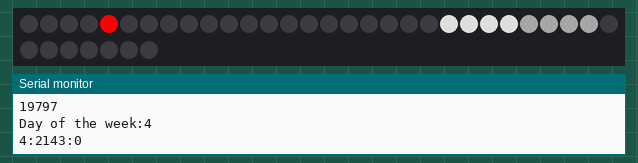
Simulated run of this sketch. Board: Arduino Uno, built with avr-gcc and run on an emulated ATmega328P. On the bench: 37 RGB LEDs in strip order, left to right, continuing on the next row, the last lines printed to the serial monitor. The local clock reads 2024-03-15 10:24:30 at power-on unless the sketch sets it.

Above: at 4.2 s.
At 5.8 s:
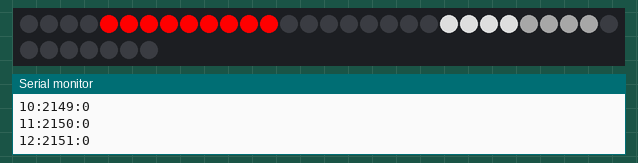
At 7.4 s:
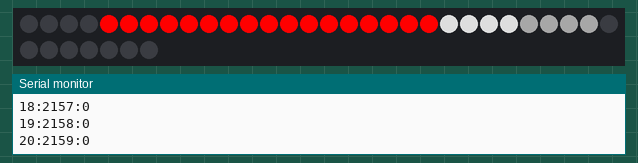

The sketch:

projet_bernadette.ino
```cpp
#include <FastLED.h>
#include <Wire.h>
#include "RTClib.h"

//LED strip definition
#define LED_PIN     5
#define NUM_LEDS_TYPES    21
#define BRIGHTNESS  255
#define LED_TYPE    WS2811
#define COLOR_ORDER GRB
#define NUM_LEDS_MOON 16

#define AVERAGE_TIME_BETWEEN_TWO_NEW_MOONS 2551442

#define SCHEDULE_START_DAY 17658


DateTime RECORDED_NEW_MOON = DateTime(2018, 01, 17, 03, 18, 18);

CRGB leds[NUM_LEDS_TYPES+NUM_LEDS_MOON];
RTC_DS1307 RTC;

enum MoonCycleLEDs{
  RIGHT, MID_RIGHT,MID_LEFT,LEFT
};

enum TypeDuJour {
  FRUIT,
  FEUILLE,
  RACINE,
  FLEUR,
  NOEUD
};

TypeDuJour typeDuJour[365] =
{
  //AOUT
  FEUILLE,
  FEUILLE,
  FEUILLE,
  FRUIT,
  RACINE,
  RACINE,
  RACINE,
  FLEUR,
  FLEUR,
  NOEUD,
  FRUIT,
  FRUIT,
  FRUIT,
  RACINE,
  RACINE,
  FLEUR,
  FLEUR,
  FLEUR,
  FEUILLE,
  FEUILLE,
  FRUIT,
  FRUIT,
  NOEUD,
  NOEUD,
  RACINE,
  FLEUR,
  FLEUR,
  FEUILLE,
  FEUILLE,
  FEUILLE,
  FEUILLE,
  //SEPTEMBRE
  FRUIT,
  RACINE,
  RACINE,
  RACINE,
  FLEUR,
  NOEUD,
  NOEUD,
  FRUIT,
  FRUIT,
  RACINE,
  RACINE,
  RACINE,
  FLEUR,
  FLEUR,
  FEUILLE,
  FEUILLE,
  FRUIT,
  FRUIT,
  FRUIT,
  NOEUD,
  RACINE,
  RACINE,
  FLEUR,
  FLEUR,
  FEUILLE,
  FEUILLE,
  FEUILLE,
  FRUIT,
  RACINE,
  RACINE,
  //OCTOBRE
  RACINE,
  FLEUR,
  FLEUR,
  NOEUD,
  NOEUD,
  FRUIT,
  FRUIT,
  RACINE,
  RACINE,
  RACINE,
  FLEUR,
  FLEUR,
  FEUILLE,
  FEUILLE,
  FRUIT,
  FRUIT,
  NOEUD,
  RACINE,
  RACINE,
  FLEUR,
  FLEUR,
  FEUILLE,
  FEUILLE,
  FEUILLE,
  FEUILLE,
  FRUIT,
  RACINE,
  RACINE,
  RACINE,
  FLEUR,
  NOEUD,
  //NOVEMBRE
  FEUILLE,
  FRUIT,
  FRUIT,
  RACINE,
  RACINE,
  RACINE,
  FLEUR,
  FLEUR,
  FEUILLE,
  FEUILLE,
  FRUIT,
  FRUIT,
  NOEUD,
  NOEUD,
  RACINE,
  FLEUR,
  FLEUR,
  FLEUR,
  FLEUR,
  FEUILLE,
  FEUILLE,
  FRUIT,
  RACINE,
  RACINE,
  RACINE,
  NOEUD,
  NOEUD,
  FEUILLE,
  FRUIT,
  FRUIT,
  //DECEMBRE
  RACINE,
  RACINE,
  RACINE,
  RACINE,
  FLEUR,
  FEUILLE,
  FEUILLE,
  FRUIT,
  FRUIT,
  NOEUD,
  RACINE,
  NOEUD,
  FLEUR,
  FLEUR,
  FLEUR,
  FEUILLE,
  FEUILLE,
  FEUILLE,
  FEUILLE,
  RACINE,
  RACINE,
  RACINE,
  FLEUR,
  NOEUD,
  FEUILLE,
  FRUIT,
  FRUIT,
  FRUIT,
  RACINE,
  RACINE,
  RACINE,
};

void displayMoonCycleBasedOnRatio(int ratioProgressBetweenTwoMoons)
{
  if(ratioProgressBetweenTwoMoons < 50)
  {
    setMoonLight(RIGHT, constrain(map(ratioProgressBetweenTwoMoons, 0,25,0,255),0,255));
    setMoonLight(MID_RIGHT, constrain(map(ratioProgressBetweenTwoMoons, 10,40,0,255),0,255));
    setMoonLight(MID_LEFT, constrain(map(ratioProgressBetweenTwoMoons, 35,50,0,255),0,255));
    setMoonLight(LEFT, constrain(map(ratioProgressBetweenTwoMoons, 45,50,0,255),0,255));
  }
  else
  {
    setMoonLight(RIGHT, constrain(map(ratioProgressBetweenTwoMoons, 50,55,255,0),0,255));
    setMoonLight(MID_RIGHT, constrain(map(ratioProgressBetweenTwoMoons, 50,65,255,0),0,255));
    setMoonLight(MID_LEFT, constrain(map(ratioProgressBetweenTwoMoons,60,90,255,0),0,255));
    setMoonLight(LEFT, constrain(map(ratioProgressBetweenTwoMoons, 75,100,255,0),0,255));
  }
}

void displayMoonCycle(DateTime now)
{
  DateTime lastNewMoon = RECORDED_NEW_MOON;

  while(lastNewMoon.unixtime() < now.unixtime())
  {
    DateTime tmp = DateTime(lastNewMoon.unixtime()+AVERAGE_TIME_BETWEEN_TWO_NEW_MOONS);
    if(tmp.unixtime() >= now.unixtime())
      break;
    lastNewMoon= tmp;
  }

  Serial.println("Recorded new moon:");
   Serial.println(String(lastNewMoon.day())+"/"+String(lastNewMoon.month())+
  "/"+String(lastNewMoon.year())+" "+String(lastNewMoon.hour())+":"+String(lastNewMoon.minute())+":"+String(lastNewMoon.second())
  );


  //the progress is marked between 0 and 100
  int ratioProgressBetweenTwoMoons =
  (now.unixtime()*100 - lastNewMoon.unixtime()*100) / AVERAGE_TIME_BETWEEN_TWO_NEW_MOONS;
  Serial.println("Ratio progress between two new moons:"+String(ratioProgressBetweenTwoMoons));

  for(int i = 0 ; i < ratioProgressBetweenTwoMoons ; i ++)
  {
    displayMoonCycleBasedOnRatio(i);
    delay(40);
  }
}


void errorMode()
{
      while(true){
      for(int i = 0; i <NUM_LEDS_TYPES ; i++)
        leds[i] = CRGB::White;
      FastLED.show();
      delay(1000);

       for(int i = 0; i <NUM_LEDS_TYPES ; i++)
        leds[i] = CRGB::Black;
      FastLED.show();
      delay(1000);
  }
}
bool rtcOffline = false;

void setupRTC()
{
  Wire.begin();
  Serial.println("Wire.begin ok");
  RTC.begin();
  Serial.println("RTC.begin ok");

  if (! RTC.isrunning()) {
    rtcOffline = true;
    Serial.println("RTC is NOT running!");
    // following line sets the RTC to the date & time this sketch was compiled
    RTC.adjust(DateTime(__DATE__, __TIME__));

    errorMode();
  }
}

int dow(long t)
{
    return ((t / 86400) + 3) % 7;
}

void resetLEDs()
{
    for(int i = 0; i <NUM_LEDS_TYPES + NUM_LEDS_MOON; i++)
        leds[i] = CRGB::Black;
        delay(30);
      FastLED.show();
      delay(30);
}
void setup() {
  Serial.begin(115200);
  Serial.println("Setup start");
  delay( 3000 ); // power-up safety delay

  FastLED.addLeds<LED_TYPE, LED_PIN, COLOR_ORDER>(leds, NUM_LEDS_TYPES+NUM_LEDS_MOON).setCorrection( TypicalLEDStrip );
  FastLED.setBrightness(  BRIGHTNESS );
  resetLEDs();
  Serial.println("Setup LEDs ok");

  setupRTC();
  Serial.println("Setup RTC ok");

  DateTime now = RTC.now();
  displayMoonCycle(now);

  int day = dow(now.unixtime());
  int currentDay = now.unixtime()/3600/24;
  Serial.print("current day:");
  Serial.println(currentDay+","+String(now.day())+"/"+String(now.month())+
  "/"+String(now.year()));
  Serial.println(currentDay);

  Serial.println("Day of the week:"+String(day));

  int currentDayOnSchedule = currentDay - SCHEDULE_START_DAY;
  for(int i = day; i <NUM_LEDS_TYPES ; i++)
  {
    Serial.print(i);
    Serial.print(":");
    Serial.print(currentDayOnSchedule+i);
    Serial.print(":");
    Serial.println(typeDuJour [currentDayOnSchedule+i]);
    leds[i] = toRGB(typeDuJour [currentDayOnSchedule+i]);
    FastLED.show();
    delay(200);
  }
  FastLED.show();
}

int b = 0;
void loop() {
}

CRGB toRGB(TypeDuJour t)
{
  switch(t)
  {
    case FRUIT: return CRGB::Red;
    case FLEUR: return CRGB::Yellow;
    case FEUILLE: return CRGB::Green;
    case RACINE: return CRGB::Blue;
    case NOEUD: return CRGB::White;
  }
  return CRGB::Black;
}

void setMoonLight(MoonCycleLEDs mcp, int value)
{
  int start;
  int ending;

  switch(mcp)
  {
    case RIGHT:start = 0; ending = 3;break;
    case MID_RIGHT:start = 4; ending = 7;break;
    case MID_LEFT:start = 8; ending = 11;break;
    case LEFT:start = 12; ending = 15;break;
    break;
    default: Serial.println("Error undefined setMoonLight");
  }

  for(int i = start; i <= ending; i ++)
  {
    leds[i+NUM_LEDS_TYPES] = CRGB(value, value, value);
  }
   FastLED.show();
}
```
